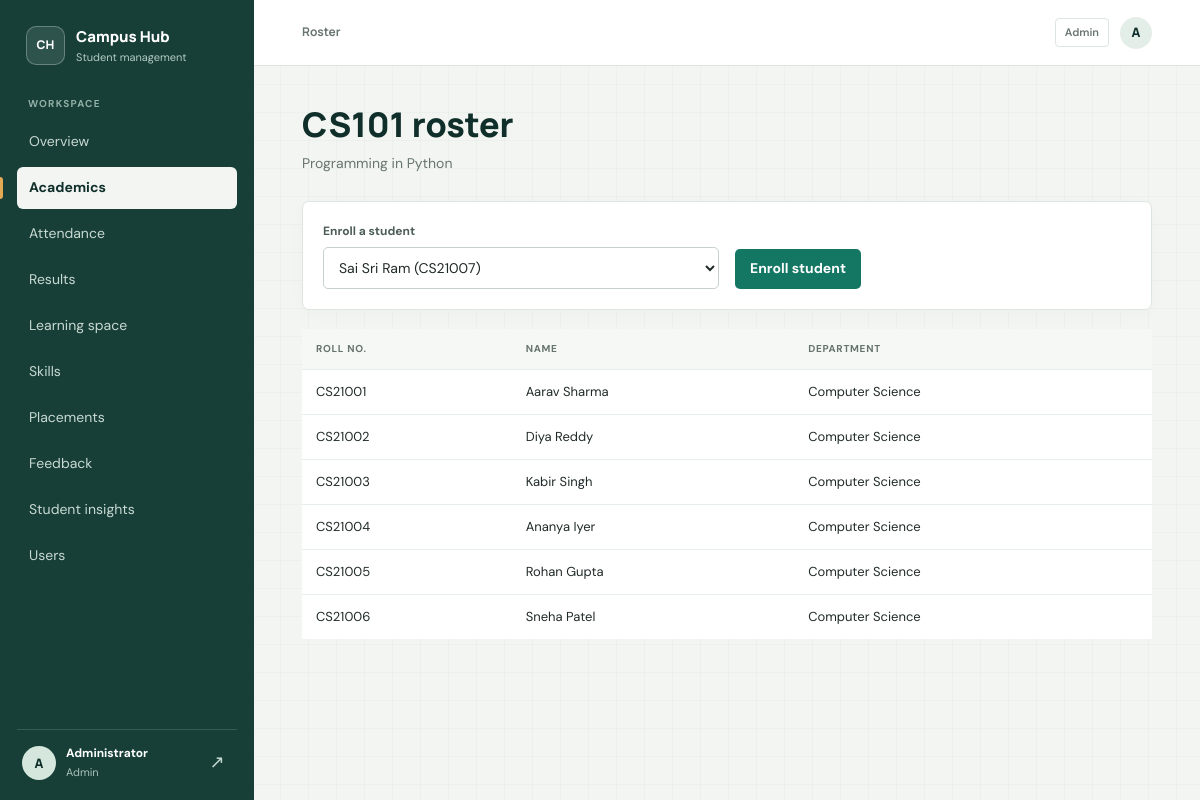
Page /courses/1/roster (signed in) on the committed database.
### tables this page shows
CREATE TABLE users (
    id INTEGER PRIMARY KEY AUTOINCREMENT,
    name TEXT NOT NULL,
    email TEXT NOT NULL UNIQUE,
    password_hash TEXT NOT NULL,
    role TEXT NOT NULL CHECK (role IN ('admin','faculty','student')),
    roll_no TEXT,
    department TEXT
, session_version INTEGER NOT NULL DEFAULT 0);

CREATE TABLE courses (
    id INTEGER PRIMARY KEY AUTOINCREMENT,
    code TEXT NOT NULL UNIQUE,
    title TEXT NOT NULL,
    credits INTEGER NOT NULL DEFAULT 3,
    semester INTEGER NOT NULL DEFAULT 1,
    faculty_id INTEGER REFERENCES users(id) ON DELETE SET NULL
);

### app.py (the view)
@app.route("/courses/<int:cid>/roster", methods=["GET", "POST"])
@login_required("admin", "faculty")
def roster(cid):
    course = course_or_404(cid)
    if not can_manage(course):
        abort(403)
    if request.method == "POST" and current_user()["role"] == "admin":
        ex("INSERT OR IGNORE INTO enrollments(student_id,course_id) VALUES(?,?)",
           (int(request.form["student_id"]), cid))
        flash("Student enrolled.", "ok")
        return redirect(url_for("roster", cid=cid))
    others = q("""SELECT id,name,roll_no FROM users WHERE role='student' AND id NOT IN
                  (SELECT student_id FROM enrollments WHERE course_id=?) ORDER BY name""", (cid,))
    return render_template("roster.html", course=course,
                           students=enrolled_students(cid), others=others)

### app.py (called while the page is built)
def db():
    if "db" not in g:
        g.db = sqlite3.connect(DB_PATH)
        g.db.row_factory = sqlite3.Row
        g.db.execute("PRAGMA foreign_keys = ON")
    return g.db

def q(sql, args=(), one=False):
    cur = db().execute(sql, args)
    rows = cur.fetchall()
    cur.close()
    if one:
        return rows[0] if rows else None
    return rows

def current_user():
    if "user" not in g:
        uid = session.get("uid")
        user = q("SELECT * FROM users WHERE id=?", (uid,), one=True) if uid else None
        if user and session.get("session_version") != user["session_version"]:
            session.clear()
            user = None
        g.user = user
    return g.user

@app.context_processor
def inject_user():
    return {"me": current_user(), "today": date.today().isoformat()}

@app.before_request
def enforce_auth_entry():
    public_endpoints = {"static", "login", "signup", "forgot_password", "reset_password"}
    if request.endpoint == "static":
        return None
    user = current_user()
    if user and request.endpoint in {"login", "signup"}:
        return redirect(url_for("dashboard"))
    if user or request.endpoint in public_endpoints:
        return None
    return redirect(url_for("login"))

def login_required(*roles):
    def deco(fn):
        @wraps(fn)
        def wrapper(*a, **kw):
            user = current_user()
            if not user:
                return redirect(url_for("login"))
            if roles and user["role"] not in roles:
                abort(403)
            return fn(*a, **kw)
        return wrapper
    return deco

def course_or_404(course_id):
    course = q("SELECT * FROM courses WHERE id=?", (course_id,), one=True)
    if not course:
        abort(404)
    return course

def can_manage(course):
    u = current_user()
    return u["role"] == "admin" or (u["role"] == "faculty" and course["faculty_id"] == u["id"])

def enrolled_students(course_id):
    return q("""SELECT u.* FROM users u JOIN enrollments e ON e.student_id=u.id
                WHERE e.course_id=? ORDER BY u.roll_no, u.name""", (course_id,))

### templates/roster.html
{% extends "base.html" %}{% block title %}Roster{% endblock %}
{% block content %}
<h1>{{ course.code }} roster</h1><p class="sub">{{ course.title }}</p>
{% if me.role=='admin' and others %}
<div class="card"><form method="post" class="grid"><input type="hidden" name="csrf_token" value="{{ csrf_token() }}"><div><label>Enroll a student</label>
<select name="student_id">{% for s in others %}<option value="{{ s.id }}">{{ s.name }} ({{ s.roll_no or 'no roll no.' }})</option>{% endfor %}</select></div>
<div><button>Enroll student</button></div></form></div>{% endif %}
{% if students %}<table><tr><th>Roll no.</th><th>Name</th><th>Department</th></tr>
{% for s in students %}<tr><td>{{ s.roll_no or '' }}</td><td>{{ s.name }}</td><td>{{ s.department or '' }}</td></tr>{% endfor %}</table>
{% else %}<div class="empty">No students are enrolled yet.</div>{% endif %}
{% endblock %}

### templates/base.html (shortened to what this page needs)
<!doctype html>
<html lang="en"><head><meta charset="utf-8">
<link rel="stylesheet" href="{{ url_for('static', filename='style.css') }}">
</head><body>
{% if me %}
<div class="layout">
<aside class="side" id="sidebar" aria-label="Main navigation">
  <a class="brand" href="{{ url_for('dashboard') }}">
    <span class="brand-mark" aria-hidden="true">CH</span>
    <span class="brand-copy"><strong>Campus Hub</strong><small>Student management</small></span>
  </a>
  <span class="nav-label">Workspace</span>
  <nav class="nav-links">
  {% set links = [('dashboard','Overview'),('courses','Academics'),('attendance','Attendance'),
     ('results','Results'),('lms','Learning space'),('skills','Skills'),('placements','Placements'),
     ('feedback','Feedback')] %}
  {% for ep,label in links %}
    {% set active = request.endpoint==ep or (ep=='courses' and request.endpoint=='roster') or (ep=='attendance' and request.endpoint=='attendance_mark') or (ep=='results' and request.endpoint=='results_enter') or (ep=='lms' and request.endpoint in ['lms_course','assignment']) or (ep=='placements' and request.endpoint=='applicants') %}
    <a href="{{ url_for(ep) }}" class="nav-link {{ 'on' if active }}" {% if active %}aria-current="page"{% endif %}>{{ label }}</a>
  {% endfor %}
  {% if me.role in ['admin','faculty'] %}<a href="{{ url_for('student_insights') }}" class="nav-link {{ 'on' if request.endpoint=='student_insights' }}" {% if request.endpoint=='student_insights' %}aria-current="page"{% endif %}>Student insights</a>{% endif %}
  {% if me.role=='admin' %}<a href="{{ url_for('users') }}" class="nav-link {{ 'on' if request.endpoint=='users' }}" {% if request.endpoint=='users' %}aria-current="page"{% endif %}>Users</a>{% endif %}
  </nav>
  <div class="who">
    <span class="avatar" aria-hidden="true">{{ me.name[0]|upper }}</span>
    <span class="who-copy"><b>{{ me.name }}</b><small>{{ me.role|capitalize }}</small></span>
    <form method="post" action="{{ url_for('logout') }}"><input type="hidden" name="csrf_token" value="{{ csrf_token() }}"><button class="sign-out" type="submit" aria-label="Sign out">↗</button></form>
  </div>
</aside>
<div class="main-shell">
<header class="topbar">
  <div class="topbar-title">{{ self.title() }}</div>
  <div class="topbar-user"><span class="topbar-role">{{ me.role|capitalize }}</span><span class="avatar avatar-small" aria-hidden="true">{{ me.name[0]|upper }}</span></div>
</header>
<main class="page-content">
{% endif %}
{% block content %}{% endblock %}
</main>
{% if me %}</div>{% else %}</div>{% endif %}
</body></html>

### rows in the picture
users: name "A", name "Administrator", role "Admin"
courses: code "CS101", title "Programming in Python"
users: roll_no "CS21001", name "Aarav Sharma", department "Computer Science"
users: roll_no "CS21002", name "Diya Reddy", department "Computer Science"
users: roll_no "CS21003", name "Kabir Singh", department "Computer Science"
users: roll_no "CS21004", name "Ananya Iyer", department "Computer Science"
users: roll_no "CS21005", name "Rohan Gupta", department "Computer Science"
users: roll_no "CS21006", name "Sneha Patel", department "Computer Science"

### other values in the picture
{{ label }} "Overview" "Academics" "Attendance" "Results" "Learning space" "Skills" "Placements" "Feedback"
form field student_id "Sai Sri Ram (CS21007)"
